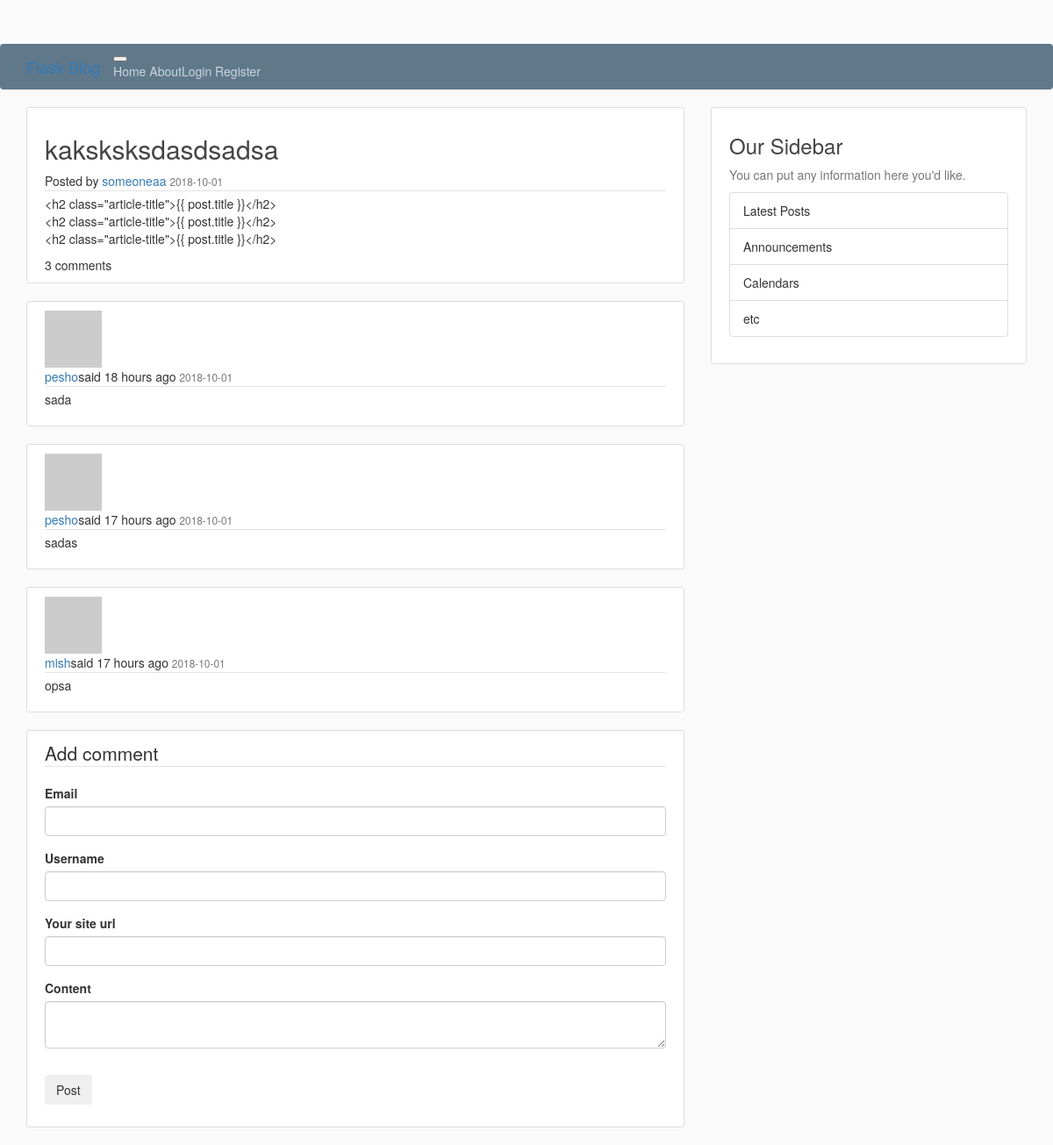
Screenshot of /post/2 with the database file from the repository.
### flaskblog/models.py (models this page shows, shortened)
class Post(db.Model):
    id = db.Column(db.Integer, primary_key=True)
    title = db.Column(db.String(100), nullable=False)
    date_posted = db.Column(db.DateTime, nullable=False, default=datetime.utcnow)
    content = db.Column(db.Text, nullable=False)
    user_id = db.Column(db.Integer, db.ForeignKey('user.id'), nullable=False)
    comments = db.relationship('Comment', backref='post', lazy='dynamic')

class User(db.Model, UserMixin):
    id = db.Column(db.Integer, primary_key=True)
    username = db.Column(db.String(20), unique=True, nullable=False)
    email = db.Column(db.String(120), unique=True, nullable=False)
    password = db.Column(db.String(60), nullable=False)
    posts = db.relationship('Post', backref='author', lazy=True)

class Comment(db.Model):
    id = db.Column(db.Integer, primary_key=True)
    date_posted = db.Column(db.DateTime, default=datetime.utcnow, index=True)
    content = db.Column(db.Text, nullable=False)
    author = db.Column(db.String(20), nullable=False)
    email = db.Column(db.String(120), nullable=False)
    site_url = db.Column(db.String(50), nullable=True)
    post_id = db.Column(db.Integer, db.ForeignKey('post.id'), nullable=False)
    def author_avatar(self, size):
        digest = md5(self.email.lower().encode('utf-8')).hexdigest()
        return 'https://www.gravatar.com/avatar/{}?d=identicon&s={}'.format(
            digest, size)

### flaskblog/posts/routes.py (the view)
@posts.route("/post/<int:post_id>", methods=['GET'])
def post(post_id):
    post = Post.query.get_or_404(post_id)
    form = CommentForm()
    return render_template('posts/post.html', title=post.title, post=post, form=form)

### flaskblog/comments/forms.py
class CommentForm(FlaskForm):
    email = StringField('Email',
                        validators=[DataRequired(), Email()])
    author = StringField('Username',
                         validators=[DataRequired(), Length(min=2, max=20)])
    site_url = StringField('Your site url', validators=[URL()])
    content = TextAreaField('Content', validators=[DataRequired()])
    recaptcha = RecaptchaField()
    submit = SubmitField('Post')

### flaskblog/templates/posts/post.html (shortened to what this page needs)
{% extends "base.html" %}
{% block app_content %}
    <article class="media content-section">
        <div class="media-body">
            <h2 class="article-title">{{ post.title }}</h2>
            <div class="article-metadata">
                Posted by <a class="mr-2"
                   href="{{ url_for('users.user_posts', username=post.author.username) }}">{{ post.author.username }}</a>
                <small class="text-muted float-right">{{ post.date_posted.strftime('%Y-%m-%d') }}</small>
            </div>
            <p class="article-content">{{ post.content }}</p>
            <span class="float-right">{{ post.comments.count() }} comments</span>
        </div>
    </article>
    {% include "./posts/_comments.html" %}
    {% include "./posts/_add_comment.html" %}
{% endblock app_content %}

### flaskblog/templates/base.html (shortened to what this page needs)
{% extends 'bootstrap/base.html' %}
{% block styles %}
    {{ super() }}
    <link rel="stylesheet" type="text/css" href="{{ url_for('static', filename='main.css') }}">
{% endblock styles %}
{% block navbar %}
    {% include '_navbar.html' %}
{% endblock navbar %}
{% block content %}
    <main role="main" class="container">
        <div class="row">
            <div class="col-md-8">
                {% block app_content %}{% endblock %}
            </div>
            {% include '_sidebar.html' %}
        </div>
    </main>
{% endblock content %}

### flaskblog/templates/_navbar.html (shortened to what this page needs)
<header class="site-header">
    <nav class="navbar navbar-expand-md navbar-dark bg-steel fixed-top">
        <div class="container">
            <a class="navbar-brand mr-4" href="/">Flask Blog</a>
            <button class="navbar-toggler" type="button" data-toggle="collapse" data-target="#navbarToggle"
                    aria-controls="navbarToggle" aria-expanded="false" aria-label="Toggle navigation">
            </button>
            <div class="collapse navbar-collapse" id="navbarToggle">
                <div class="navbar-nav mr-auto">
                    <a class="nav-item nav-link" href="{{ url_for('main.home') }}">Home</a>
                    <a class="nav-item nav-link" href="{{ url_for('main.about') }}">About</a>
                </div>
                <div class="navbar-nav">
                    {% if current_user.is_authenticated %}
                        <a class="nav-item nav-link" href="{{ url_for('posts.new_post') }}">New Post</a>
                        <a class="nav-item nav-link" href="{{ url_for('users.account') }}">Account</a>
                        <a class="nav-item nav-link" href="{{ url_for('users.logout') }}">Logout</a>
                    {% else %}
                        <a class="nav-item nav-link" href="{{ url_for('users.login') }}">Login</a>
                        <a class="nav-item nav-link" href="{{ url_for('users.register') }}">Register</a>
                    {% endif %}
                </div>
            </div>
        </div>
    </nav>
</header>

### flaskblog/templates/posts/_comments.html
{% for comment in post.comments %}
    <article class="media content-section">
        <img class="rounded-circle article-img" src="{{ comment.author_avatar(256) }}">
        <div class="media-body">
            <div class="article-metadata">
                <a class="mr-2"
                   href="#{{ comment.id }}">{{ comment.author }}</a>said {{ moment(comment.date_posted).fromNow() }}
                <small class="text-muted float-right">{{ post.date_posted.strftime('%Y-%m-%d') }}</small>
            </div>
            <p class="article-content">{{ comment.content }}</p>
        </div>
    </article>
{% endfor %}

### flaskblog/templates/posts/_add_comment.html (shortened to what this page needs)
<div class="content-section">
    <form method="POST" action="{{ url_for('comments.new_comment', post_id=post.id) }}">
        <fieldset class="form-group">
            <legend class="border-bottom mb-4">Add comment</legend>
            <div class="form-group">
                {{ form.email.label(class="form-control-label") }}
                {% if form.email.errors %}
                    {{ form.email(class="form-control form-control-lg is-invalid") }}
                    <div class="invalid-feedback">
                        {% for error in form.email.errors %}
                            <span>{{ error }}</span>
                        {% endfor %}
                    </div>
                {% else %}
                    {{ form.email(class="form-control form-control-lg") }}
                {% endif %}
            </div>
            <div class="form-group">
                {{ form.author.label(class="form-control-label") }}
                {% if form.author.errors %}
                    {{ form.author(class="form-control form-control-lg is-invalid") }}
                    <div class="invalid-feedback">
                        {% for error in form.author.errors %}
                            <span>{{ error }}</span>
                        {% endfor %}
                    </div>
                {% else %}
                    {{ form.author(class="form-control form-control-lg") }}
                {% endif %}
            </div>
            <div class="form-group">
                {{ form.site_url.label(class="form-control-label") }}
                {% if form.site_url.errors %}
                    {{ form.site_url(class="form-control form-control-lg is-invalid") }}
                    <div class="invalid-feedback">
                        {% for error in form.site_url.errors %}
                            <span>{{ error }}</span>
                        {% endfor %}
                    </div>
                {% else %}
                    {{ form.site_url(class="form-control form-control-lg") }}
                {% endif %}
            </div>
            <div class="form-group">
                {{ form.content.label(class="form-control-label") }}
                {% if form.content.errors %}
                    {{ form.content(class="form-control form-control-lg is-invalid") }}
                    <div class="invalid-feedback">
                        {% for error in form.content.errors %}
                            <span>{{ error }}</span>
                        {% endfor %}
                    </div>
                {% else %}
                    {{ form.content(class="form-control form-control-lg") }}
                {% endif %}
            </div>
        </fieldset>
        <div class="form-group">
            {{ form.submit(class="btn btn-outline-info") }}
        </div>
    </form>
</div>

### flaskblog/templates/_sidebar.html
<div class="col-md-4">
    <div class="content-section">
        <h3>Our Sidebar</h3>
        <p class='text-muted'>You can put any information here you'd like.</p>
        <ul class="list-group">
            <li class="list-group-item list-group-item-light">Latest Posts</li>
            <li class="list-group-item list-group-item-light">Announcements</li>
            <li class="list-group-item list-group-item-light">Calendars</li>
            <li class="list-group-item list-group-item-light">etc</li>
        </ul>
    </div>
</div>

### flaskblog/static/main.css (style rules this page uses)
body { background: #fafafa; color: #333333; margin-top: 5rem; }
h1, h2, h3, h4, h5, h6 { color: #444444; }
.bg-steel { background-color: #5f788a; }
.site-header .navbar-nav .nav-link { color: #cbd5db; }
.content-section { background: #ffffff; padding: 10px 20px; border: 1px solid #dddddd; border-radius: 3px; margin-bottom: 20px; }
.article-title { color: #444444; }
.article-content { white-space: pre-line; }
.article-img { height: 65px; width: 65px; margin-right: 16px; }
.article-metadata { padding-bottom: 1px; margin-bottom: 4px; border-bottom: 1px solid #e3e3e3 }

### rows the page displays
Post: title "kaksksksdasdsadsa", date_posted "2018-10-01", content "<h2 class=\"article-title\">{{ post.title }}</h2> <h2 class=\"article-title\">{{ post.title }}</h2> <h2 class=\"article-title\">{{ post.title }}</h2>"
User: author.username "someoneaa"
Comment: author "pesho", date_posted "18 hours ago", content "sada"
Comment: author "pesho", date_posted "17 hours ago", content "sadas"
Comment: author "mish", date_posted "17 hours ago", content "opsa"

### other values shown
{{ post.comments.count() }} "3"
